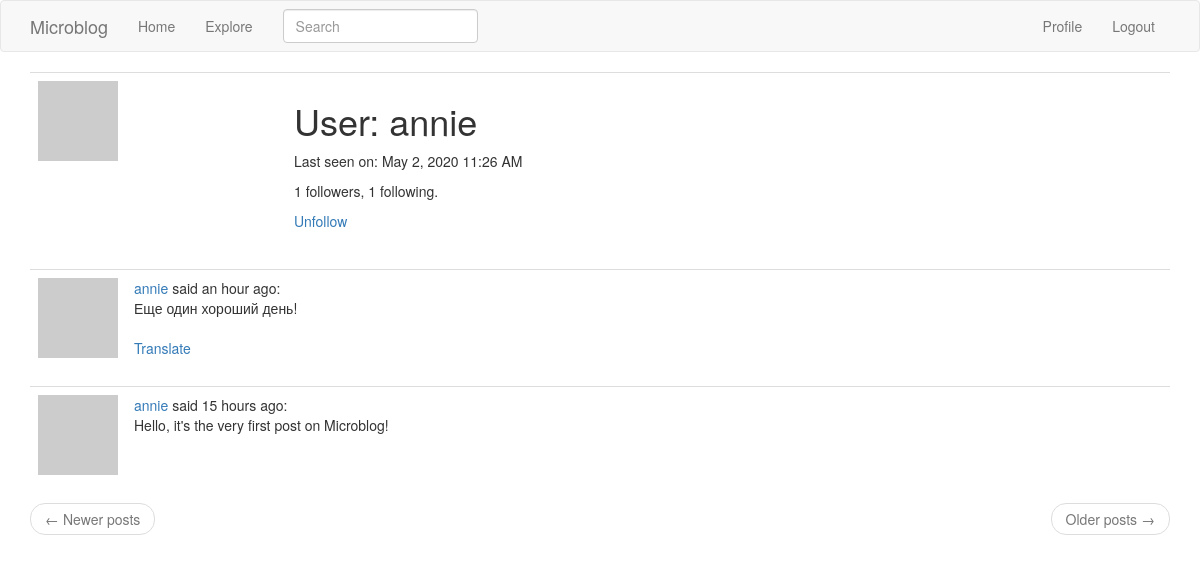
The app's page /user/annie (signed in) with its own data.
### app/models.py (models this page shows, shortened)
class User(UserMixin, db.Model):
    id = db.Column(db.Integer, primary_key=True)
    username = db.Column(db.String(64), index=True, unique=True)
    email = db.Column(db.String(120), index=True, unique=True)
    password_hash = db.Column(db.String(128))
    about_me = db.Column(db.String(140))
    last_seen = db.Column(db.DateTime, default=dt.datetime.utcnow)
    posts = db.relationship("Post", backref="author", lazy="dynamic")
    followed = db.relationship(
        "User",
        secondary=followers,
        primaryjoin=(followers.c.follower_id == id),
        secondaryjoin=(followers.c.followed_id == id),
        backref=db.backref("followers", lazy="dynamic"),
        lazy="dynamic",
    )
    def avatar(self, size):
        digest = md5(self.email.lower().encode("utf-8")).hexdigest()
        return "https://www.gravatar.com/avatar/{}?d=identicon&s={}".format(
            digest, size
        )
    def is_following(self, user: "User"):
        return self.followed.filter(followers.c.followed_id == user.id).count() > 0

class SearchableMixin:
    @classmethod
    def before_commit(cls, session):
        session._changes = {
            "add": list(session.new),
            "update": list(session.dirty),
            "delete": list(session.deleted),
        }
    @classmethod
    def after_commit(cls, session):
        for obj in session._changes["add"]:
            if isinstance(obj, SearchableMixin):
                add_to_index(obj.__tablename__, obj)
        for obj in session._changes["update"]:
            if isinstance(obj, SearchableMixin):
                add_to_index(obj.__tablename__, obj)
        for obj in session._changes["delete"]:
            if isinstance(obj, SearchableMixin):
                remove_from_index(obj.__tablename__, obj)
        session._changes = None

class Post(SearchableMixin, db.Model):
    __searchable__ = ["body"]
    id = db.Column(db.Integer, primary_key=True)
    body = db.Column(db.String(140))
    timestamp = db.Column(db.DateTime, index=True, default=dt.datetime.utcnow)
    user_id = db.Column(db.Integer, db.ForeignKey("user.id"), index=True)
    language = db.Column(db.String(5))

### app/main/routes.py (the view)
@bp.route("/user/<username>")
@login_required
def user(username):
    user = User.query.filter_by(username=username).first_or_404()
    page = request.args.get("page", 1, type=int)
    posts = user.posts.order_by(Post.timestamp.desc()).paginate(
        page, current_app.config["POSTS_PER_PAGE"], False
    )
    next_url = (
        url_for("main.user", username=user.username, page=posts.next_num)
        if posts.has_next
        else None
    )
    prev_url = (
        url_for("main.user", username=user.username, page=posts.prev_num)
        if posts.has_prev
        else None
    )
    return render_template(
        "user.html", user=user, posts=posts.items, next_url=next_url, prev_url=prev_url
    )

### app/main/forms.py
class SearchForm(FlaskForm):
    q = StringField(_l("Search"), validators=[DataRequired()])
    def __init__(self, *args, **kwargs):
        if "formdata" not in kwargs:
            kwargs["formdata"] = request.args
        if "csrf_enabled" not in kwargs:
            kwargs["csrf_enabled"] = False
        super(SearchForm, self).__init__(*args, **kwargs)

### app/main/routes.py (called while the page is built)
@bp.before_app_request
def before_request():
    if current_user.is_authenticated:
        current_user.last_seen = datetime.utcnow()
        db.session.commit()
        g.search_form = SearchForm()
    g.locale = str(get_locale())

### app/models.py (called while the page is built)
@login_manager.user_loader
def load_user(id):
    return User.query.get(int(id))

### app/templates/user.html (shortened to what this page needs)
{% extends "base.html" %}
{% block app_content %}
    <table class="table table-hover">
        <tr>
            <td width="256px"><img src="{{ user.avatar(256) }}"></td>
            <td>
                <h1>User: {{ user.username }}</h1>
                {% if user.last_seen %}
                    <p>Last seen on: {{ moment(user.last_seen).format('LLL') }}</p>
                {% endif %}
                <p>{{ user.followers.count() }} followers, {{ user.followed.count() }} following.</p>
                {% if user == current_user %}
                    <p><a href="{{ url_for('main.edit_profile') }}">Edit your profile</a></p>
                {% elif not current_user.is_following(user) %}
                    <p><a href="{{ url_for('main.follow', username=user.username) }}">Follow</a></p>
                {% else %}
                    <p><a href="{{ url_for('main.unfollow', username=user.username) }}">Unfollow</a></p>
                {% endif %}
            </td>
        </tr>
    </table>
    {% for post in posts %}
        {% include '_post.html' %}
    {% endfor %}
    <nav aria-label="...">
        <ul class="pager">
            <li class="previous{% if not prev_url %} disabled{% endif %}">
                <a href="{{ prev_url or '#' }}">
                    <span aria-hidden="true">&larr;</span> Newer posts
                </a>
            </li>
            <li class="next{% if not next_url %} disabled{% endif %}">
                <a href="{{ next_url or '#' }}">
                    Older posts <span aria-hidden="true">&rarr;</span>
                </a>
            </li>
        </ul>
    </nav>
{% endblock %}

### app/templates/_post.html (shortened to what this page needs)
<table class="table table-hover">
    <tr>
        <td width="70px">
            <a href="{{ url_for('main.user', username=post.author.username) }}">
                <img src="{{ post.author.avatar(70) }}" />
            </a>
        </td>
        <td>
            {{ _('%(username)s said %(when)s', username=user_link, when=moment(post.timestamp).fromNow()) }}:
            <br>
            <span id="post{{ post.id }}">{{ post.body }}</span>
            {% if post.language and post.language != g.locale %}
                <br><br>
                <span id="translation{{ post.id }}">
                    <a href="javascript:translate(
                        '#post{{ post.id }}',
                        '#translation{{ post.id }}',
                        '{{ post.language }}',
                        '{{ g.locale }}');"
                    >{{ _('Translate') }}</a>
                </span>
            {% endif %}
        </td>
    </tr>
</table>

### records on screen
User: username "annie", last_seen "May 2, 2020 11:26 AM"
Post: body "Еще один хороший день!"
Post: body "Hello, it's the very first post on Microblog!"

### other values on screen
{{ user.followers.count() }} "1"
{{ user.followed.count() }} "1"
